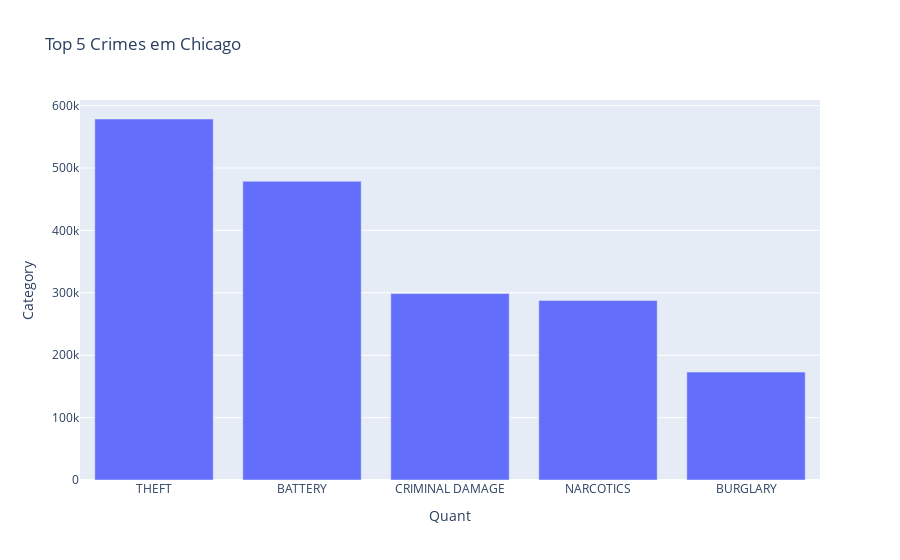

The notebook cell saved with this chart:
### Code cell
dframe = pd.DataFrame(df['Category'].value_counts()[:5]).reset_index().rename(columns={'index':'Quant'})
fig = px.bar(dframe, x='Quant',y='Category', title='Top 5 Crimes em Chicago')
fig.show()

### Figure 1 — Plotly figure (JSON) as saved in the notebook; plotly's stock layout.template omitted (floating-point values rounded to 4 significant figures)
{"data": [{"alignmentgroup": "True", "hovertemplate": "Quant=%{x}<br>Category=%{y}<extra></extra>", "legendgroup": "", "marker": {"color": "#636efa", "pattern": {"shape": ""}}, "name": "", "offsetgroup": "", "orientation": "v", "showlegend": false, "textposition": "auto", "type": "bar", "x": ["THEFT", "BATTERY", "CRIMINAL DAMAGE", "NARCOTICS", "BURGLARY"], "xaxis": "x", "y": [578494, 478658, 298687, 287636, 172933], "yaxis": "y"}], "layout": {"barmode": "relative", "legend": {"tracegroupgap": 0}, "title": {"text": "Top 5 Crimes em Chicago"}, "xaxis": {"anchor": "y", "domain": [0, 1], "title": {"text": "Quant"}}, "yaxis": {"anchor": "x", "domain": [0, 1], "title": {"text": "Category"}}}}
